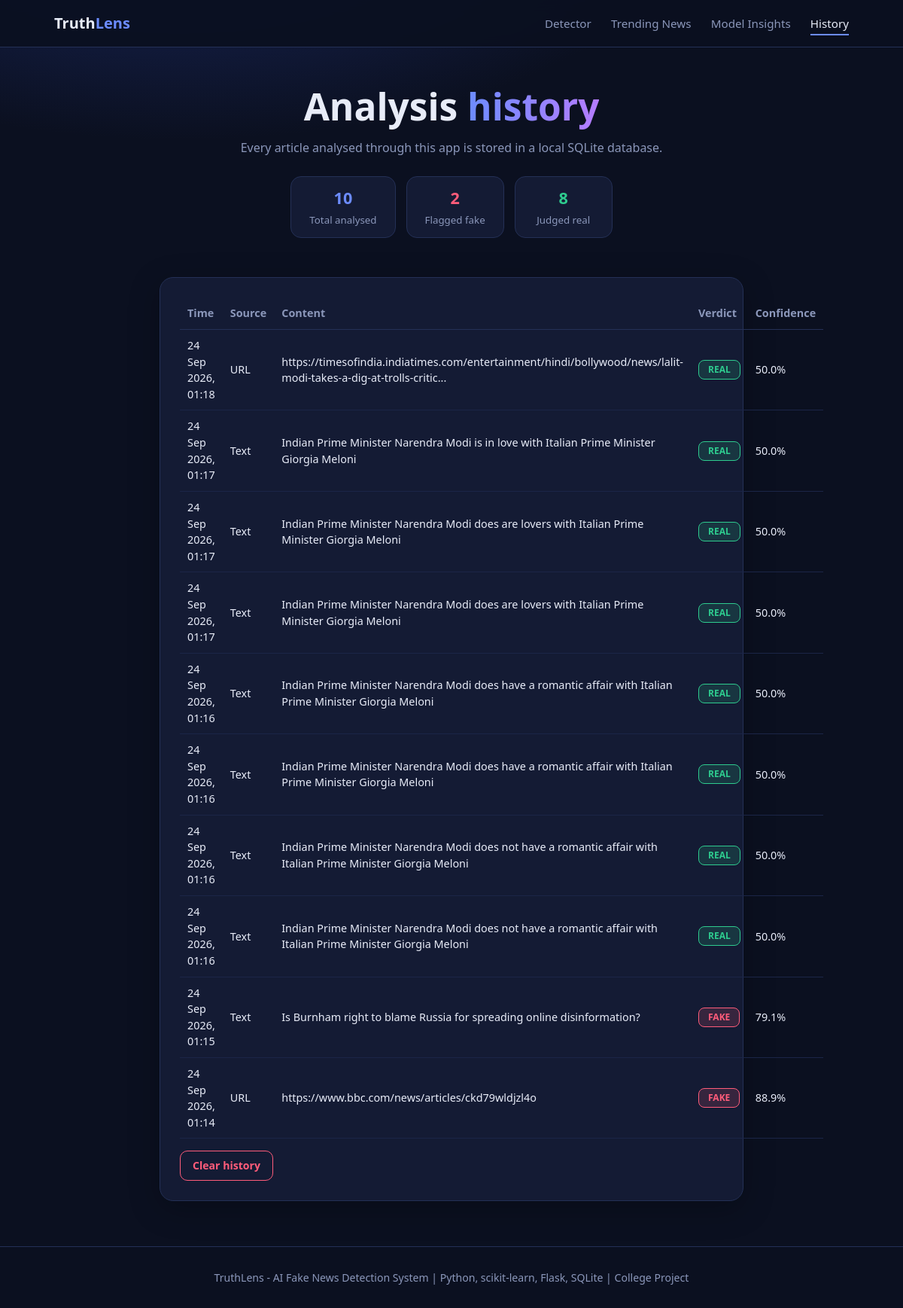
The app's page /history with its own data.
### tables this page shows
CREATE TABLE predictions (
                   id INTEGER PRIMARY KEY AUTOINCREMENT,
                   created_at TEXT NOT NULL,
                   source TEXT NOT NULL,
                   preview TEXT NOT NULL,
                   label TEXT NOT NULL,
                   confidence REAL NOT NULL);

### app.py (the view)
@app.route("/history")
def history():
    return render_template("history.html", rows=database.recent(), s=database.stats(), page="history")

### database.py (called while the page is built)
def _connect():
    return sqlite3.connect(DB_FILE)

def recent(limit=50):
    with _connect() as con:
        rows = con.execute(
            "SELECT created_at, source, preview, label, confidence FROM predictions ORDER BY id DESC LIMIT ?",
            (limit,),
        ).fetchall()
    return [dict(zip(("time", "source", "preview", "label", "confidence"), r)) for r in rows]

def stats():
    with _connect() as con:
        total = con.execute("SELECT COUNT(*) FROM predictions").fetchone()[0]
        fake = con.execute("SELECT COUNT(*) FROM predictions WHERE label='FAKE'").fetchone()[0]
    return {"total": total, "fake": fake, "real": total - fake}

### templates/history.html (shortened to what this page needs)
{% extends "base.html" %}
{% block body %}
<header>
  <h1>Analysis <em>history</em></h1>
  <p>Every article analysed through this app is stored in a local SQLite database.</p>
  <div class="stats">
    <div class="stat"><b>{{ s.total }}</b><small>Total analysed</small></div>
    <div class="stat"><b style="color:var(--fake)">{{ s.fake }}</b><small>Flagged fake</small></div>
    <div class="stat"><b style="color:var(--real)">{{ s.real }}</b><small>Judged real</small></div>
  </div>
</header>
<main>
  <section class="card">
    {% if rows %}
    <table>
      <thead><tr><th>Time</th><th>Source</th><th>Content</th><th>Verdict</th><th>Confidence</th></tr></thead>
      <tbody>
      {% for r in rows %}
        <tr><td>{{ r.time }}</td><td>{{ r.source }}</td><td>{{ r.preview }}</td>
            <td><span class="badge small {{ r.label }}">{{ r.label }}</span></td><td>{{ r.confidence }}%</td></tr>
      {% endfor %}
      </tbody>
    </table>
    <form method="post" action="{{ url_for('clear_history') }}" style="margin-top:16px">
      <button class="danger" type="submit">Clear history</button>
    </form>
    {% else %}
    <p class="note">Nothing analysed yet. Go to the Detector page and analyse an article.</p>
    {% endif %}
  </section>
</main>
{% endblock %}

### templates/base.html (shortened to what this page needs)
<!DOCTYPE html>
<html lang="en">
<head>
<link rel="stylesheet" href="{{ url_for('static', filename='style.css') }}">
</head>
<body>
<nav>
  <div class="logo">Truth<span>Lens</span></div>
  <div>
    <a href="{{ url_for('home') }}" class="{{ 'on' if page=='home' }}">Detector</a>
    <a href="{{ url_for('trending') }}" class="{{ 'on' if page=='trending' }}">Trending News</a>
    <a href="{{ url_for('insights') }}" class="{{ 'on' if page=='insights' }}">Model Insights</a>
    <a href="{{ url_for('history') }}" class="{{ 'on' if page=='history' }}">History</a>
  </div>
</nav>
{% block body %}{% endblock %}
<footer>TruthLens - AI Fake News Detection System | Python, scikit-learn, Flask, SQLite | College Project</footer>
</body>
</html>

### static/style.css (style rules this page uses)
:root { --bg:#0b1020;--card:#141b34;--line:#243056;--text:#e8ecf8;--muted:#8b97ba; --accent:#6c8cff;--real:#2ecc8f;--fake:#ff5c7a;--warn:#ffb84d }
* { box-sizing:border-box;margin:0;padding:0 }
body { font-family:"Segoe UI",system-ui,-apple-system,Arial,sans-serif;background: radial-gradient(1200px 600px at 20% -10%,#1b2a66 0%,transparent 60%),var(--bg); color:var(--text);min-height:100vh;line-height:1.5 }
nav { display:flex;justify-content:space-between;align-items:center;padding:16px 6vw; border-bottom:1px solid var(--line);position:sticky;top:0;background:rgba(11,16,32,.9); backdrop-filter:blur(8px);z-index:5 }
.logo { font-weight:700;font-size:1.25rem }
.logo span { color:var(--accent) }
nav a { color:var(--muted);text-decoration:none;margin-left:22px;font-size:.95rem;padding-bottom:4px }
nav a:hover,nav a.on { color:var(--text) }
nav a.on { border-bottom:2px solid var(--accent) }
header { text-align:center;padding:50px 6vw 20px }
header h1 { font-size:clamp(2rem,5vw,3.1rem);line-height:1.15 }
header h1 em { font-style:normal;background:linear-gradient(90deg,var(--accent),#b57cff); -webkit-background-clip:text;background-clip:text;color:transparent }
header p { color:var(--muted);max-width:640px;margin:14px auto 0 }
.stats { display:flex;gap:14px;justify-content:center;flex-wrap:wrap;margin-top:26px }
.stat { background:var(--card);border:1px solid var(--line);border-radius:14px;padding:12px 24px;min-width:130px }
.stat b { display:block;font-size:1.35rem;color:var(--accent) }
.stat small { color:var(--muted) }
main { max-width:920px;margin:0 auto;padding:10px 6vw 60px }
.card { background:var(--card);border:1px solid var(--line);border-radius:18px;padding:26px; margin-top:22px;box-shadow:0 10px 40px rgba(0,0,0,.25) }
button { cursor:pointer;border:none;border-radius:10px;font:inherit;font-weight:600 }
.danger { background:transparent;color:var(--fake);border:1px solid var(--fake);padding:8px 16px;font-size:.88rem }
.badge { font-size:1.5rem;font-weight:800;padding:10px 26px;border-radius:12px;display:inline-block }
.badge.REAL { background:rgba(46,204,143,.15);color:var(--real);border:1px solid var(--real) }
.badge.FAKE { background:rgba(255,92,122,.15);color:var(--fake);border:1px solid var(--fake) }
.small { font-size:.75rem;padding:3px 12px;border-radius:8px;font-weight:700 }
table { width:100%;border-collapse:collapse;font-size:.9rem }
th { color:var(--muted);text-align:left;font-weight:600;padding:10px;border-bottom:1px solid var(--line) }
td { padding:10px;border-bottom:1px solid #1b2547 }
footer { text-align:center;color:var(--muted);padding:30px;border-top:1px solid var(--line);font-size:.88rem }

### records on screen
predictions: time "24 Sep 2026, 01:18", source "URL", preview "https://timesofindia.indiatimes.com/entertainment/hindi/bollywood/news/lalit-modi-takes-a-dig-at-trolls-critic...", label "REAL", confidence "50.0"
predictions: time "24 Sep 2026, 01:17", source "Text", preview "Indian Prime Minister Narendra Modi is in love with Italian Prime Minister Giorgia Meloni", label "REAL", confidence "50.0"
predictions: time "24 Sep 2026, 01:17", source "Text", preview "Indian Prime Minister Narendra Modi does are lovers with Italian Prime Minister Giorgia Meloni", label "REAL", confidence "50.0"
predictions: time "24 Sep 2026, 01:17", source "Text", preview "Indian Prime Minister Narendra Modi does are lovers with Italian Prime Minister Giorgia Meloni", label "REAL", confidence "50.0"
predictions: time "24 Sep 2026, 01:16", source "Text", preview "Indian Prime Minister Narendra Modi does have a romantic affair with Italian Prime Minister Giorgia Meloni", label "REAL", confidence "50.0"
predictions: time "24 Sep 2026, 01:16", source "Text", preview "Indian Prime Minister Narendra Modi does have a romantic affair with Italian Prime Minister Giorgia Meloni", label "REAL", confidence "50.0"
predictions: time "24 Sep 2026, 01:16", source "Text", preview "Indian Prime Minister Narendra Modi does not have a romantic affair with Italian Prime Minister Giorgia Meloni", label "REAL", confidence "50.0"
predictions: time "24 Sep 2026, 01:16", source "Text", preview "Indian Prime Minister Narendra Modi does not have a romantic affair with Italian Prime Minister Giorgia Meloni", label "REAL", confidence "50.0"
predictions: time "24 Sep 2026, 01:15", source "Text", preview "Is Burnham right to blame Russia for spreading online disinformation?", label "FAKE", confidence "79.1"
predictions: time "24 Sep 2026, 01:14", source "URL", preview "https://www.bbc.com/news/articles/ckd79wldjzl4o", label "FAKE", confidence "88.9"

### other values on screen
{{ s.total }} "10"
{{ s.fake }} "2"
{{ s.real }} "8"
